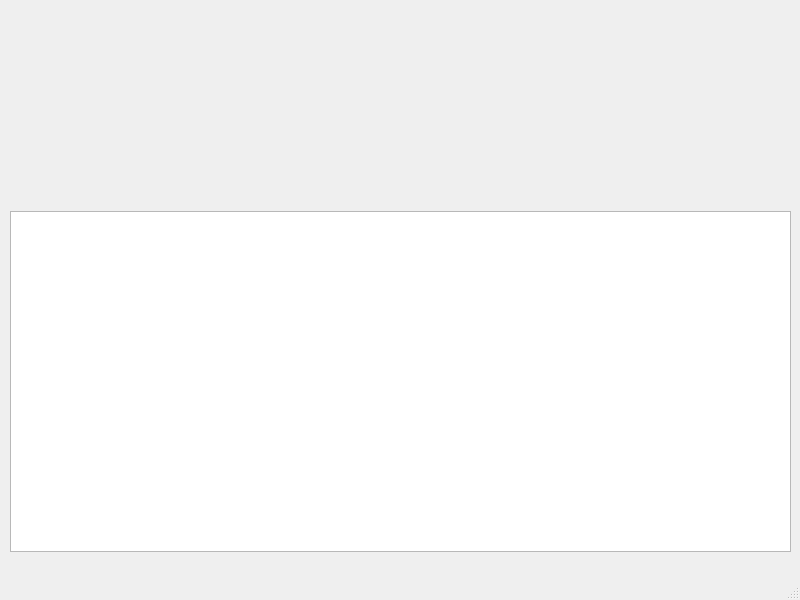
<?xml version="1.0" encoding="UTF-8"?>
<ui version="4.0">
 <class>MainWindow</class>
 <widget class="QMainWindow" name="MainWindow">
  <property name="geometry">
   <rect>
    <x>0</x>
    <y>0</y>
    <width>800</width>
    <height>600</height>
   </rect>
  </property>
  <property name="windowTitle">
   <string>MainWindow</string>
  </property>
  <widget class="QWidget" name="centralwidget">
   <widget class="QTableWidget" name="tableWidget_saida_dados">
    <property name="geometry">
     <rect>
      <x>10</x>
      <y>211</y>
      <width>781</width>
      <height>341</height>
     </rect>
    </property>
   </widget>
  </widget>
  <widget class="QMenuBar" name="menubar">
   <property name="geometry">
    <rect>
     <x>0</x>
     <y>0</y>
     <width>800</width>
     <height>21</height>
    </rect>
   </property>
  </widget>
  <widget class="QStatusBar" name="statusbar"/>
 </widget>
 <resources/>
 <connections/>
</ui>
